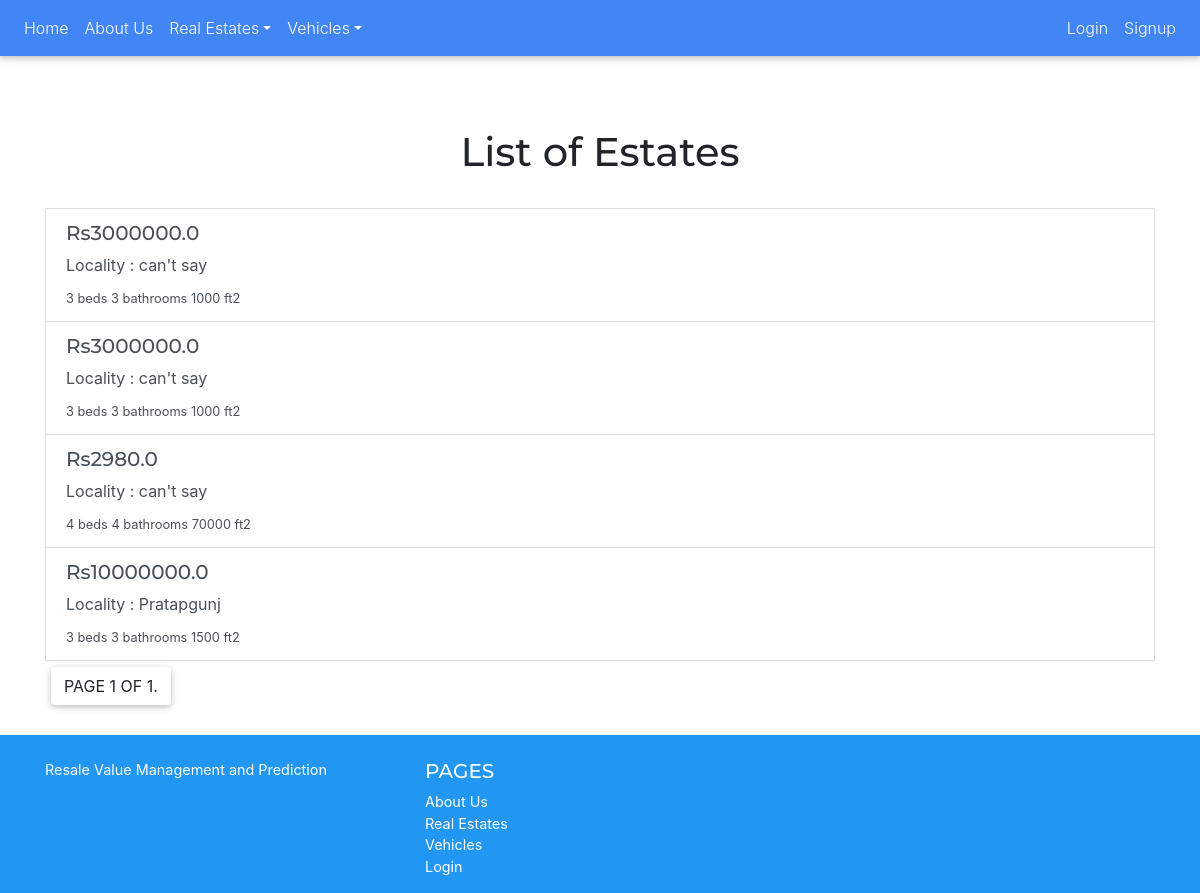
Before: /estate/ with the older database file.
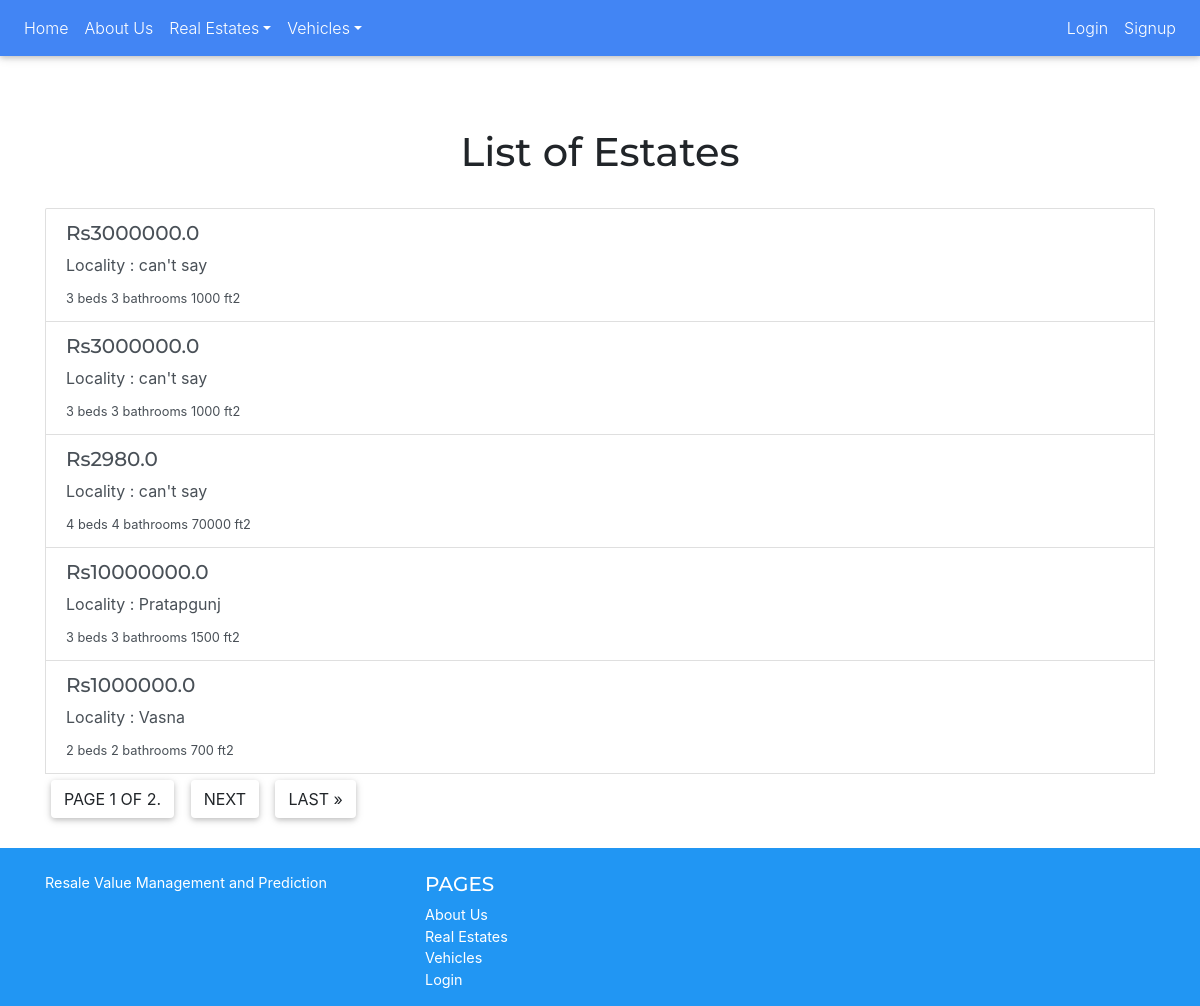
After: the same page with the newer database file.
### BrokerUI/models.py (models this page shows, shortened)
class Estate(models.Model):
    choices_furnished = [('yes','yes'),('no','no'),('semi','semi')]
    choices_construction = [('under_construction','under_construction'),('launched','launched'),('ready_to_move','ready to move')]
    type_choices=[('apartments','apartments'),('sale-floors','sale-floors'),('houses','houses')]
    broker = models.ForeignKey(Profile,on_delete=models.CASCADE)
    lat = models.FloatField()
    lon = models.FloatField()
    price = models.FloatField()
    bedroom = models.PositiveIntegerField()
    bathroom = models.PositiveIntegerField()
    carpetarea = models.IntegerField()
    builtuparea = models.IntegerField()
    project = models.CharField(max_length=400,default='can\'t say')
    furnished= models.CharField(max_length=10,choices=choices_furnished,default='can\'t say')
    construction_status = models.CharField(max_length=50,choices=choices_construction,default='can\'t say')
    sublocality = models.CharField(max_length=100,default='can\'t say')
    type=models.CharField(max_length=100,default='can\'t say', choices = type_choices)

### BrokerUI/views.py (the view)
# urls.py: path('estate/',views.EstateListView.as_view(),name='estates'),
class EstateListView(ListView):
    model = Estate
    paginate_by=5

### BrokerUI/templates/BrokerUI/estate_list.html (shortened to what this page needs)
{% extends 'SellerUI/base.html' %}
{% load static %}
{% block bodyblock %}
    <h1 style = 'text-align:center;'>List of Estates</h1>
    <div class="container">
        <div class="list-group" style = "align-text:center;">
        {% for e in estate_list%}
          <a href="{% url 'estate_detail' pk=e.pk%}" class="list-group-item list-group-item-action flex-column align-items-start">
            <div class="d-flex w-100 justify-content-between">
              <h5 class="mb-2 h5">Rs{{e.price}}</h5>
            </div>
            <p class="mb-2">Locality : {{e.sublocality}}</p>
            <small>{{e.bedroom}} beds </small>
            <small>{{e.bathroom}} bathrooms </small>
            <small>{{e.carpetarea}} ft2</small>
          </a>
          {% empty%}
              <h5 class='font-color'>No vehicles registered yet</h5>
          {% endfor %}
        <div class="pagination centre-align">
            <span class="step-links centre-align">
                <span class="btn btn-page bigger-font">
                    Page {{ page_obj.number }} of {{ page_obj.paginator.num_pages }}.
                </span>
                {% if page_obj.has_next %}
                    <a class='btn btn-outline medium-font' id='topalign' href="?page={{ page_obj.next_page_number }}">next</a>
                    <a class='btn btn-outline medium-font' href="?page={{ page_obj.paginator.num_pages }}">last &raquo;</a>
                {% endif %}
            </span>
        </div>
    </div>
    </div>
{% endblock %}

Changed rows visible on the page:
added Estate: price "1000000.0", sublocality "Vasna", bedroom "2", bathroom "2", carpetarea "700"
Other visible differences:
{{ page_obj.paginator.num_pages }}: "1" → "2"
text now shown: "NEXT LAST »"
